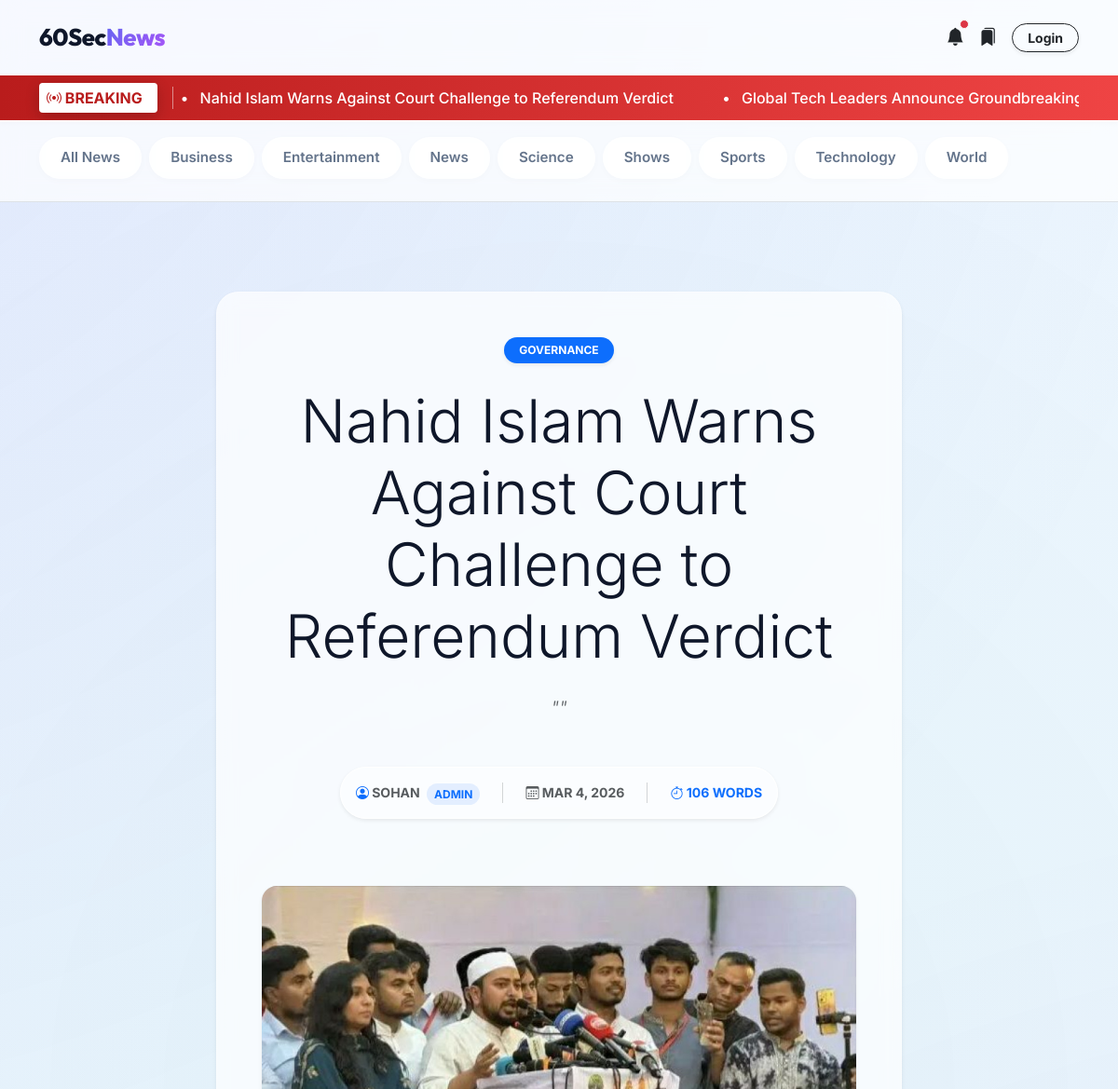
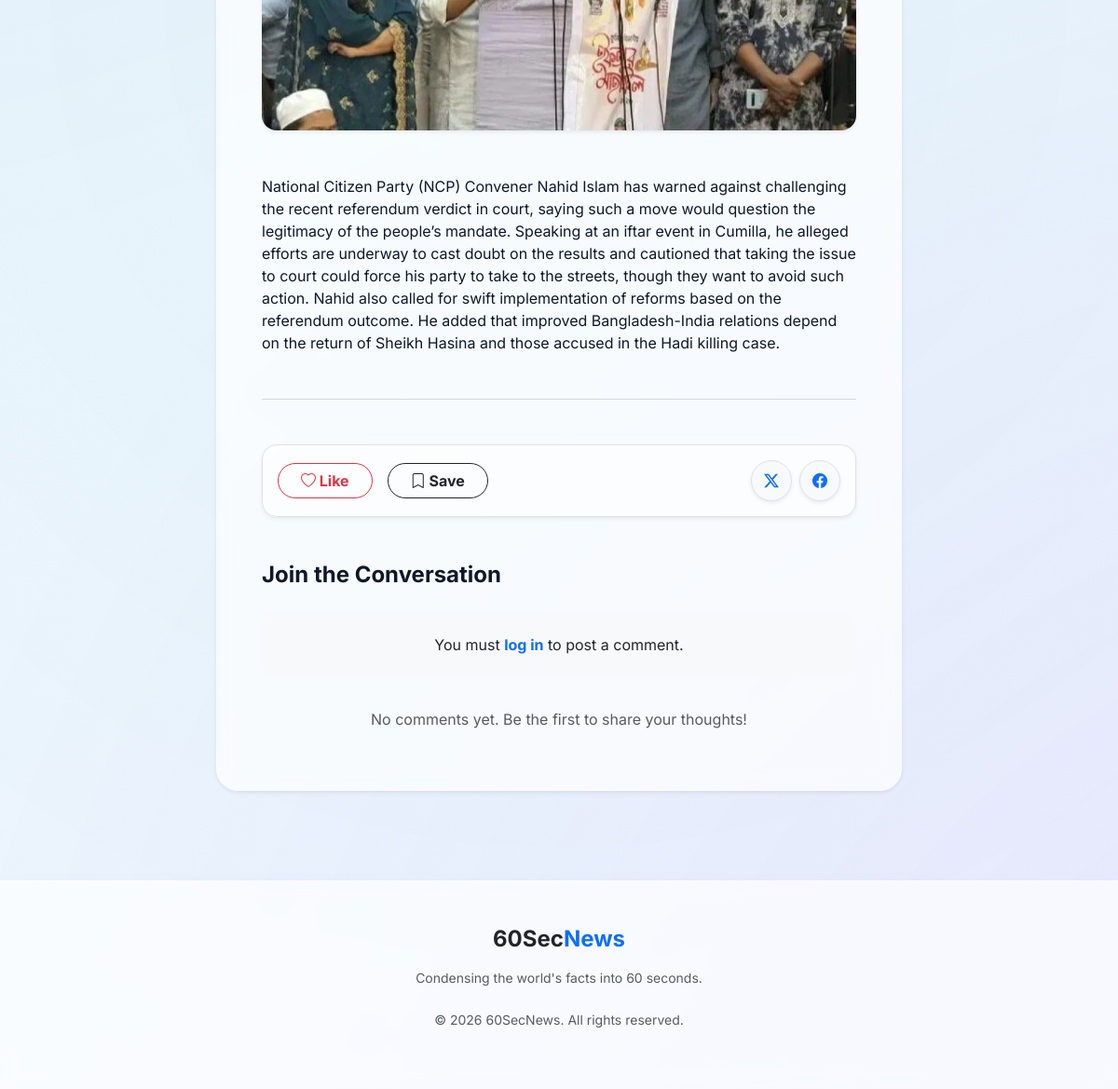
/article.php?slug=nahid-islam-warns-against-court-challenge-to-referendum-verdict, run on the app's committed database (2 pictures, top to bottom).
### tables this page shows
CREATE TABLE `articles` (
  `id` int(11) NOT NULL,
  `title` varchar(255) NOT NULL,
  `slug` varchar(255) NOT NULL,
  `summary` text NOT NULL,
  `content` text NOT NULL,
  `author_id` int(11) NOT NULL,
  `category_id` int(11) NOT NULL,
  `featured_image_id` int(11) DEFAULT NULL,
  `status` enum('draft','pending','published','embargoed','trashed') DEFAULT 'draft',
  `is_breaking` tinyint(1) DEFAULT 0,
  `is_pinned` tinyint(1) DEFAULT 0,
  `is_featured` tinyint(1) DEFAULT 0,
  `fact_checked` tinyint(1) DEFAULT 0,
  `publish_at` timestamp NULL DEFAULT NULL,
  `created_at` timestamp NOT NULL DEFAULT current_timestamp(),
  `updated_at` timestamp NOT NULL DEFAULT current_timestamp() ON UPDATE current_timestamp()
);

CREATE TABLE `categories` (
  `id` int(11) NOT NULL,
  `parent_id` int(11) DEFAULT NULL,
  `name` varchar(100) NOT NULL,
  `slug` varchar(100) NOT NULL,
  `created_at` timestamp NOT NULL DEFAULT current_timestamp()
);

CREATE TABLE `users` (
  `id` int(11) NOT NULL,
  `username` varchar(50) NOT NULL,
  `email` varchar(100) NOT NULL,
  `password_hash` varchar(255) NOT NULL,
  `role_id` int(11) NOT NULL,
  `created_at` timestamp NOT NULL DEFAULT current_timestamp(),
  `last_login` timestamp NULL DEFAULT NULL,
  `login_attempts` int(11) DEFAULT 0,
  `lockout_time` timestamp NULL DEFAULT NULL,
  `status` enum('active','inactive','banned') DEFAULT 'active'
);

CREATE TABLE `roles` (
  `id` int(11) NOT NULL,
  `name` varchar(50) NOT NULL,
  `created_at` timestamp NOT NULL DEFAULT current_timestamp()
);

CREATE TABLE `media` (
  `id` int(11) NOT NULL,
  `filename` varchar(255) NOT NULL,
  `folder` varchar(100) DEFAULT 'general',
  `alt_text` varchar(255) DEFAULT NULL,
  `uploader_id` int(11) DEFAULT NULL,
  `uploaded_at` timestamp NOT NULL DEFAULT current_timestamp()
);

### app/helpers.php (called while the page is built, shortened)
<?php
function e($string)
{
    return htmlspecialchars($string ?? '', ENT_QUOTES, 'UTF-8');
}

### public/article.php (the view, shortened to what this page needs)
<?php
require_once __DIR__ . '/../app/helpers.php';
$slug = $_GET['slug'] ?? '';
$db = DB::getInstance()->getConnection();
$stmt = $db->prepare("
    SELECT a.*, c.name as category_name, c.slug as category_slug, u.username as author_name, r.name as role_name, m.filename, m.folder
    FROM articles a
    JOIN categories c ON a.category_id = c.id
    JOIN users u ON a.author_id = u.id
    JOIN roles r ON u.role_id = r.id
    LEFT JOIN media m ON a.featured_image_id = m.id
    WHERE a.slug = ? AND a.status = 'published' AND a.publish_at <= NOW()
");
$stmt->execute([$slug]);
$article = $stmt->fetch();
$settings_file = BASE_PATH . '/config/settings.json';
$settings = ['site_title' => '60-Second News', 'require_account_comments' => false, 'auto_approve_comments' => true];
if (file_exists($settings_file))
    $settings = array_merge($settings, json_decode(file_get_contents($settings_file), true));
$today = date('Y-m-d');
$db->prepare("INSERT INTO views (article_id, view_date, view_count) VALUES (?, ?, 1) ON DUPLICATE KEY UPDATE view_count = view_count + 1")->execute([$article['id'], $today]);
$comments = $db->prepare("SELECT author_name, content, created_at FROM comments WHERE article_id = ? AND status = 'approved' ORDER BY created_at DESC");
$comments->execute([$article['id']]);
$approved_comments = $comments->fetchAll();
$word_count = str_word_count(strip_tags($article['content']));
$breaking_news = $db->query("SELECT title,slug,publish_at FROM articles WHERE status='published' AND is_breaking=1 AND publish_at<=NOW() ORDER BY publish_at DESC LIMIT 5")->fetchAll();
$categories_raw = $db->query("SELECT id, name, slug, parent_id FROM categories ORDER BY parent_id IS NOT NULL, name ASC")->fetchAll();
$category_tree = [];
$children = [];
foreach ($categories_raw as $c) {
    if ($c['parent_id'] === null) {
        $category_tree[$c['id']] = $c;
        $category_tree[$c['id']]['children'] = [];
    } else {
        $children[$c['parent_id']][] = $c;
    }
}
foreach ($children as $pid => $kids) {
    if (isset($category_tree[$pid]))
        $category_tree[$pid]['children'] = $kids;
}
$session_id = session_id();
$status_stmt = $db->prepare("SELECT type FROM bookmarks WHERE session_id = ? AND article_id = ?");
$status_stmt->execute([$session_id, $article['id']]);
$interactions = $status_stmt->fetchAll(PDO::FETCH_COLUMN);
$is_liked = in_array('like', $interactions);
$is_bookmarked = in_array('bookmark', $interactions);
?>
<!DOCTYPE html>
<html lang="en">
<head>
    <link href="https://cdn.jsdelivr.net/npm/bootstrap@5.3.2/dist/css/bootstrap.min.css" rel="stylesheet">
    <link rel="stylesheet" href="https://cdn.jsdelivr.net/npm/bootstrap-icons@1.11.1/font/bootstrap-icons.css">
    <link href="<?= BASE_URL ?>/css/style.css?v=<?= filemtime(BASE_PATH . '/public/css/style.css') ?>" rel="stylesheet">
</head>
<body class="theme-<?= e($settings['user_theme'] ?? 'premium') ?>">
    <div class="main-content-wrapper">
        <nav class="navbar navbar-expand-lg navbar-light py-3 sticky-top">
            <div class="container">
                <a class="navbar-brand" href="<?= BASE_URL ?>/">
                    60Sec<span>News</span>
                </a>
                <div class="d-flex align-items-center">
                    <div class="dropdown me-3">
                        <a href="#" class="text-dark position-relative" id="breakingNewsDropdown" role="button"
                            data-bs-toggle="dropdown" aria-expanded="false" style="font-size: 1.2rem;">
                            <i class="bi bi-bell-fill"></i>
                            <?php if (!empty($breaking_news)): ?>
                            <span
                                class="position-absolute top-10 start-100 translate-middle p-1 bg-danger border border-light rounded-circle">
                            </span>
                            <?php endif; ?>
                        </a>
                    </div>
                    <a href="<?= BASE_URL ?>/bookmarks.php" class="text-dark me-3 position-relative" title="My Library"
                        style="font-size: 1.2rem;">
                        <i class="bi bi-bookmarks-fill"></i>
                    </a>
                    <?php if (isset($_SESSION['user_id'])): ?>
                    <div class="dropdown">
                        <button class="btn btn-dark btn-sm rounded-pill px-3 dropdown-toggle shadow-sm" type="button"
                            data-bs-toggle="dropdown" aria-expanded="false">
                            <i class="bi bi-person-circle me-1"></i> <?= e($_SESSION['username'] ?? 'Account') ?>
                        </button>
                        <ul class="dropdown-menu dropdown-menu-end shadow border-0 mt-2">
                            <li><a class="dropdown-item fw-bold" href="<?= ADMIN_URL ?>/index.php"><i
                                        class="bi bi-speedometer2 me-2"></i> Dashboard</a></li>
                            <li>
                                <hr class="dropdown-divider">
                            </li>
                            <li><a class="dropdown-item text-danger fw-bold" href="<?= AUTH_URL ?>/logout.php"><i
                                        class="bi bi-box-arrow-right me-2"></i> Logout</a></li>
                        </ul>
                    </div>
                    <?php else: ?>
                    <a href="<?= AUTH_URL ?>/login.php"
                        class="btn btn-outline-dark btn-sm rounded-pill fw-bold px-3 shadow-sm">Login</a>
                    <?php endif; ?>
                </div>
            </div>
        </nav>
        <?php if (!empty($breaking_news)): ?>
        <div class="breaking-ticker py-2 shadow-sm" style="overflow: hidden; white-space: nowrap;">
            <div class="container d-flex align-items-center">
                <div class="fw-bold pe-3 ps-2 py-1 text-uppercase ticker-box rounded-1 me-3" style="z-index: 2;">
                    <i class="bi bi-broadcast"></i> Breaking
                </div>
                <div class="ticker-wrapper ps-2 border-start border-light border-opacity-50">
                    <div class="ticker-content">
                        <?php foreach ($breaking_news as $news): ?>
                        <a href="<?= BASE_URL ?>/article.php?slug=<?= e($news['slug']) ?>"
                            class="text-white text-decoration-none me-5 fw-medium">
                            <span class="me-2">&bull;</span>
                            <?= e($news['title']) ?>
                        </a>
                        <?php endforeach; ?>
                    </div>
                </div>
            </div>
        </div>
        <?php endif; ?>
        <div class="sticky-filters py-3 mb-4  border-bottom"
            style="top: 76px; z-index: 1010; background: var(--glass-bg); backdrop-filter: blur(12px); -webkit-backdrop-filter: blur(12px);">
            <div class="container">
                <div class="d-flex flex-wrap gap-2 pb-2" style="scrollbar-width: thin; overflow: visible;">
                    <a href="<?= BASE_URL ?>/?category=all" class="filter-btn text-decoration-none text-nowrap">All
                        News</a>
                    <?php foreach ($category_tree as $parent): ?>
                    <?php if (!empty($parent['children'])): ?>
                    <div class="dropdown">
                        <a href="#"
                            class="filter-btn text-decoration-none text-nowrap <?= $article['category_slug'] === $parent['slug'] ? 'active' : '' ?>"
                            data-bs-toggle="dropdown" aria-expanded="false">
                            <?= e($parent['name']) ?>
                        </a>
                    </div>
                    <?php endif; ?>
                    <?php endforeach; ?>
                </div>
            </div>
        </div>
        <div class="container py-5">
            <div class="row justify-content-center">
                <div class="col-lg-8 main-article-column">
                    <div class="glass-panel p-4 p-md-5 mt-4 mb-5 shadow-sm">
                        <header class="mb-5 text-center">
                            <div class="mb-4">
                                <a href="<?= BASE_URL ?>/index.php?category=<?= $article['category_slug'] ?>"
                                    class="badge bg-primary rounded-pill text-uppercase px-3 py-2 text-decoration-none shadow-sm">
                                    <?= e($article['category_name']) ?>
                                </a>
                            </div>
                            <h1 class="display-3 fw-800 mb-4 article-title">
                                <?= e($article['title']) ?>
                            </h1>
                            <p class="lead text-muted fst-italic mx-auto mb-5"
                                style="max-width: 700px; font-size: 1.25rem;">
                                "<?= e($article['summary']) ?>"
                            </p>
                            <div
                                class="d-inline-flex align-items-center gap-4 text-muted small fw-bold text-uppercase p-3 rounded-pill bg-white bg-opacity-50 border border-white border-opacity-30 shadow-sm mb-4">
                                <span><i class="bi bi-person-circle text-primary"></i>
                                    <?= e($article['author_name']) ?> <span
                                        class="bg-primary bg-opacity-10 text-primary px-2 py-1 rounded-pill ms-1"
                                        style="font-size: 0.75rem; vertical-align: middle;"><?= e($article['role_name']) ?></span>
                                </span>
                                <span><i class="bi bi-calendar3"></i>
                                    <?= date('M j, Y', strtotime($article['publish_at'])) ?></span>
                                <span class="text-primary"><i class="bi bi-stopwatch"></i> <?= $word_count ?>
                                    WORDS</span>
                            </div>
                        </header>
                        <?php if ($article['filename']): ?>
                        <figure class="mb-5 text-center rounded-4 overflow-hidden shadow-sm">
                            <img src="<?= BASE_URL ?>/uploads/<?= e($article['folder']) ?>/<?= e($article['filename']) ?>"
                                class="img-fluid w-100 object-fit-cover" style="max-height: 500px;"
                                alt="<?= e($article['title']) ?>">
                        </figure>
                        <?php endif; ?>
                        <article class="article-text mb-5" id="article-body">
                            <?= nl2br(e($article['content'])) ?>
                        </article>
                        <hr class="my-5 border-secondary opacity-25">
                        <div
                            class="d-flex justify-content-between align-items-center mb-5 bg-white bg-opacity-50 border p-3 rounded-4 shadow-sm">
                            <div class="d-flex gap-3">
                                <button onclick="toggleInteraction('like')" id="btn-like"
                                    class="btn rounded-pill px-4 fw-bold interaction-btn <?= $is_liked ? 'btn-danger' : 'btn-outline-danger' ?>">
                                    <i class="bi <?= $is_liked ? 'bi-heart-fill' : 'bi-heart' ?>"></i>
                                    <span class="btn-text"><?= $is_liked ? 'Liked' : 'Like' ?></span>
                                </button>
                                <button onclick="toggleInteraction('bookmark')" id="btn-bookmark"
                                    class="btn rounded-pill px-4 fw-bold interaction-btn <?= $is_bookmarked ? 'btn-dark' : 'btn-outline-dark' ?>">
                                    <i class="bi <?= $is_bookmarked ? 'bi-bookmark-fill' : 'bi-bookmark' ?>"></i>
                                    <span class="btn-text"><?= $is_bookmarked ? 'Saved' : 'Save' ?></span>
                                </button>
                            </div>
                            <div class="d-flex gap-2">
                                <button onclick="shareArticle('twitter')"
                                    class="btn btn-light text-primary border rounded-circle shadow-sm"
                                    style="width:44px; height:44px;"><i class="bi bi-twitter-x"></i></button>
                                <button onclick="shareArticle('facebook')"
                                    class="btn btn-light text-primary border rounded-circle shadow-sm"
                                    style="width:44px; height:44px;"><i class="bi bi-facebook"></i></button>
                            </div>
                        </div>
                        <section class="comments-section" id="comments">
                            <h4 class="fw-bold mb-4">Join the Conversation</h4>
                            <?php if ($settings['require_account_comments'] && !isset($_SESSION['user_id'])): ?>
                            <div class="alert alert-info border-0 bg-light text-dark rounded-4 p-4 text-center">
                                You must <a href="<?= BASE_URL ?>/auth/login.php"
                                    class="fw-bold text-decoration-none">log
                                    in</a> to post a comment.
                            </div>
                            <?php endif; ?>
                            <div class="d-flex flex-column gap-4">
                                <?php if (empty($approved_comments)): ?>
                                <p class="text-muted text-center pt-3">No comments yet. Be the first to share your
                                    thoughts!</p>
                                <?php endif; ?>
                            </div>
                        </section>
                    </div>
                </div>
            </div>
        </div>
        <footer class="glass-panel py-5 mt-auto mb-0"
            style="border-radius:0; border-left:0; border-right:0; border-bottom:0;">
            <div class="container text-center text-muted">
                <h4 class="fw-bold text-dark mb-3">60Sec<span class="text-primary">News</span></h4>
                <p class="mb-4 small">Condensing the world's facts into 60 seconds.</p>
                <p class="small">&copy; <?= date('Y') ?> 60SecNews. All rights reserved.</p>
            </div>
        </footer>
    </div>
</body>
</html>

### data on the page
articles: title "Nahid Islam Warns Against Court Challenge to Referendum Verdict", category.name "GOVERNANCE", author.username "SOHAN", roles.name "ADMIN", publish_at "MAR 4, 2026", content "106", featured_image.filename (picture), content "National Citizen Party (NCP) Convener Nahid Islam has warned against challenging the recent referendum verdict in court, saying such a move would question the legitimacy of the people’s mandate. Speaking at an iftar event in Cumilla, he alleged efforts are underway to cast doubt on the results and cautioned that taking the issue to court could force his party to take to the streets, though they want to avoid such action. Nahid also called for swift implementation of reforms based on the referendum outcome. He added that improved Bangladesh-India relations depend on the return of Sheikh Hasina and those accused in the Hadi killing case."
articles: title "Global Tech Leaders Announce…"
categories: name "Business"
categories: name "Entertainment"
categories: name "News"
categories: name "Science"
categories: name "Shows"
categories: name "Sports"
categories: name "Technology"
categories: name "World"
